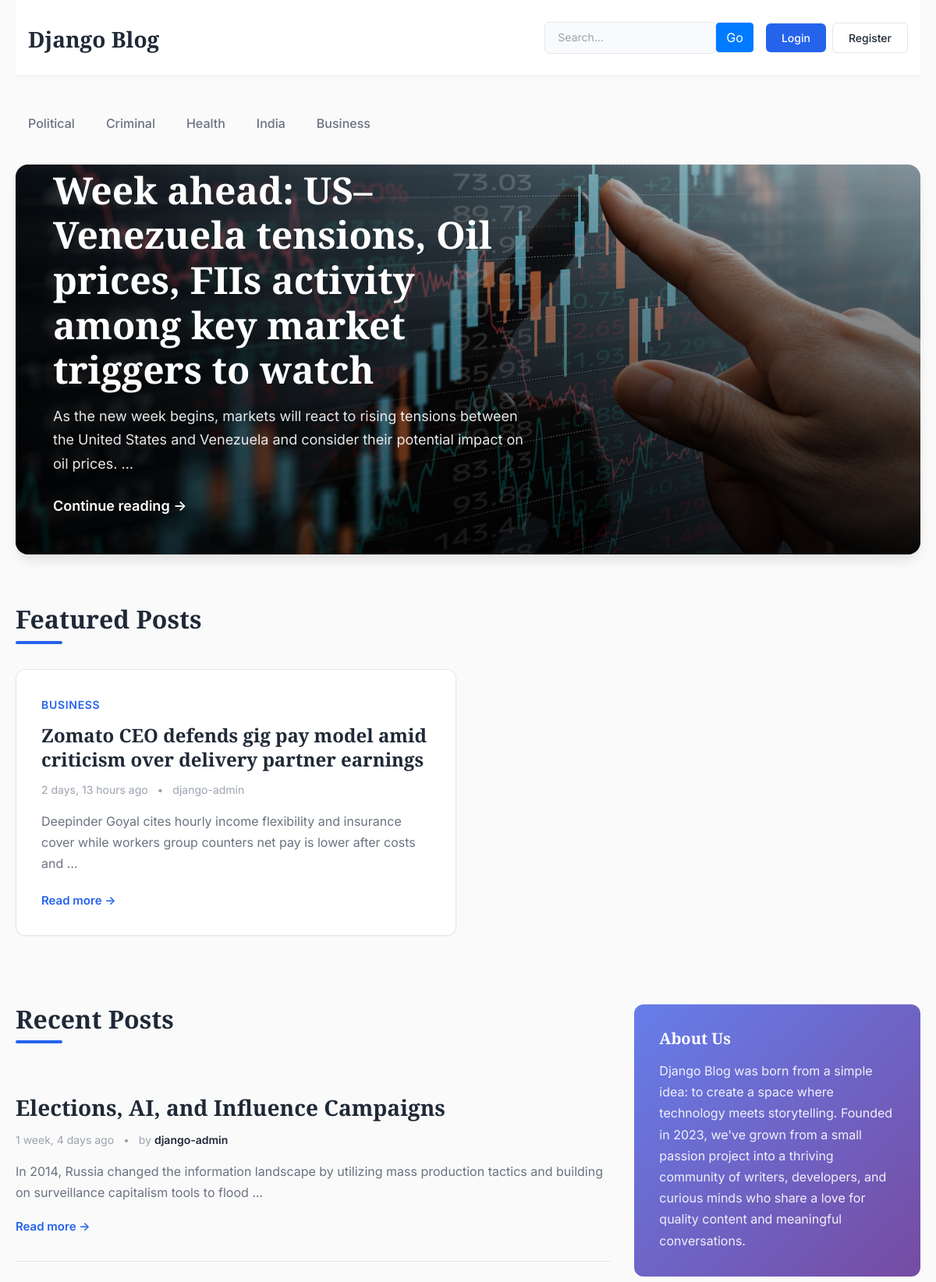
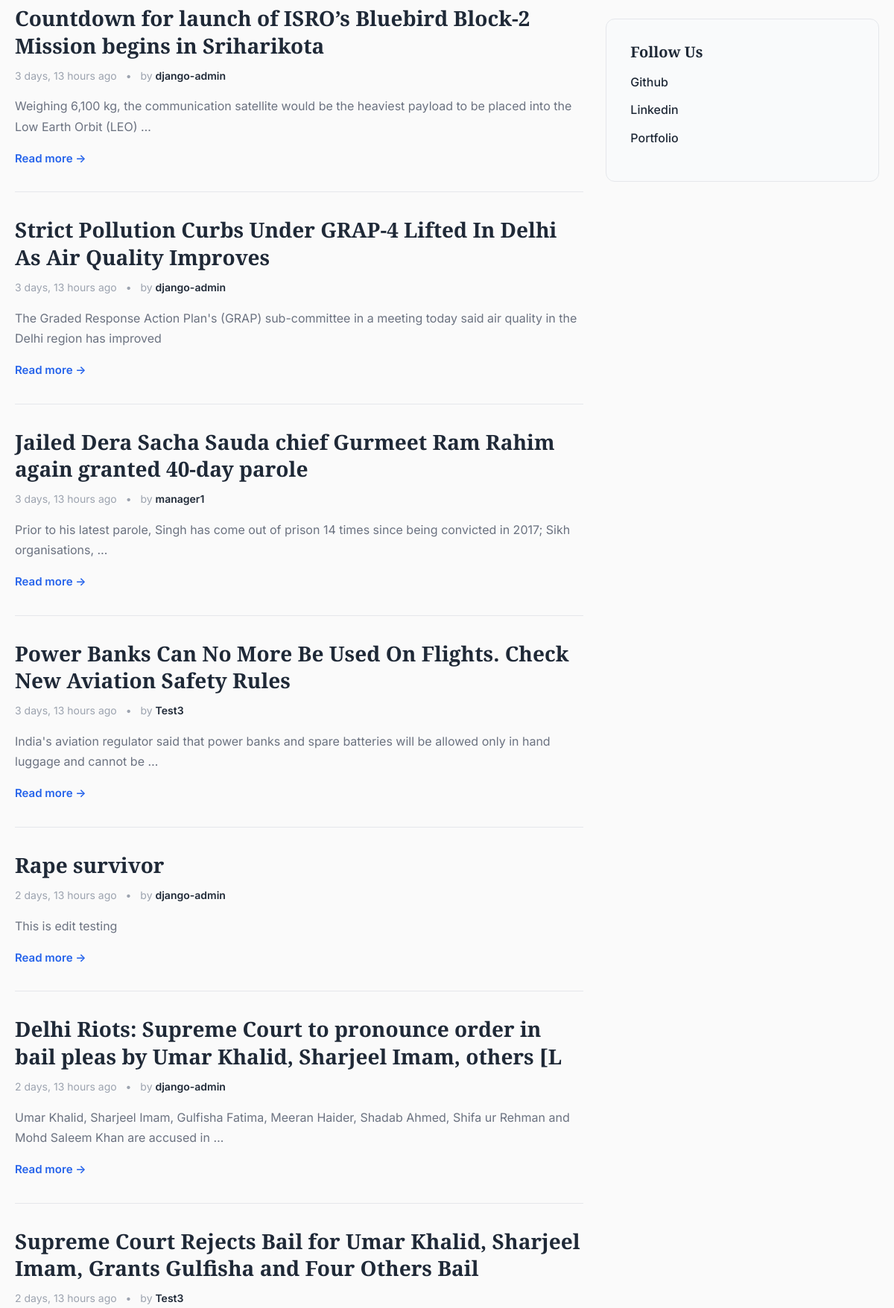
The page / (upper part) on the database its author committed (2 pictures, top to bottom).
### blogs/models.py (models this page shows, shortened)
class Category(models.Model):
    category_name = models.CharField(max_length = 15, unique=True)
    created_at = models.DateTimeField(auto_now_add=True)
    updated_at = models.DateField(auto_now=True)
    class Meta:
        verbose_name_plural = 'categories'
    def __str__(self):
        return self.category_name

class Blog(models.Model):
    title = models.CharField(max_length=100)
    slug = models.SlugField(max_length=150, unique=True, blank=True)
    category = models.ForeignKey(Category, on_delete=models.CASCADE)
    author = models.ForeignKey(User, on_delete=models.CASCADE)
    featured_image = models.ImageField(upload_to='uploads/%Y/%m/%d')
    short_description = models.TextField(max_length=500)
    blog_body = models.TextField(max_length=2000)
    status = models.CharField(max_length=15, choices=STATUS_CHOICES, default="Draft")
    is_featured = models.BooleanField(default=False)
    created_at = models.DateTimeField(auto_now_add=True)
    updated_at = models.DateField(auto_now=True)

### about/models.py (models this page shows, shortened)
class About(models.Model):
    heading = models.CharField(max_length=50)
    body = models.TextField(max_length=500)
    created_at = models.DateTimeField(auto_now_add=True)
    updated_at = models.DateField(auto_now=True)
    class Meta:
        verbose_name_plural = 'about'

class Follow(models.Model):
    platform_name = models.CharField(max_length=20)
    platform_link = models.URLField(max_length=200, blank=True, null=True)
    created_at = models.DateTimeField(auto_now_add=True)
    updated_at = models.DateField(auto_now=True)
    class Meta:
        verbose_name_plural = 'follow'

### blog_main/views.py (the view)
# urls.py: 2. Add a URL to urlpatterns:  path('', views.home, name='home')
def home(request):
    categories = models.Category.objects.all()
    featured_posts = models.Blog.objects.filter(is_featured = True, status='Published').order_by('updated_at')
    recent_posts = models.Blog.objects.filter(is_featured = False, status='Published').order_by('updated_at')
    about = About.objects.get()
    follow = Follow.objects.all()
    context = {
        'categories' : categories,
        'featured_posts' : featured_posts,
        'recent_posts' : recent_posts,
        'about' : about,
        'follow' : follow
    }
    return render(request, 'home.html', context)

### blogs/context_processors.py (called while the page is built)
def get_categories(request):
    categories = models.Category.objects.all()
    return dict(categories=categories)

### templates/home.html (shortened to what this page needs)
{% extends "base.html" %}
{% block content %}
    <main role="main" class="container p-0">
        {% for feature in featured_posts %}
        {% if forloop.first %}
        <div class="featured-hero" style="background-image: url({{ feature.featured_image.url }});">
          <div class="featured-overlay"></div>
          <div class="featured-content">
            <h1 class="featured-title">{{ feature.title }}</h1>
            <p class="featured-description">{{ feature.short_description | truncatewords:25 }}</p>
            <a href="{% url 'blog' feature.slug %}" class="btn-continue">Continue reading →</a>
          </div>
        </div>
        {% endif %}
        {% endfor %}
        <section class="featured-section">
          <h2 class="section-title">Featured Posts</h2>
          <div class="row">
            {% for feature in featured_posts %}
            {% if not forloop.first %}
            <div class="col-md-6 mb-4">
              <div class="post-card">
                <div class="post-card-body">
                  <span class="post-category">{{feature.category}}</span>
                  <h3 class="post-title">{{feature.title}}</h3>
                  <div class="post-meta">
                    <span>{{feature.updated_at | timesince}} ago</span>
                    <span class="meta-separator">•</span>
                    <span>{{feature.author}}</span>
                  </div>
                  <p class="post-excerpt">{{feature.short_description | truncatewords:20}}</p>
                  <a href="{% url 'blog' feature.slug %}" class="read-more">Read more →</a>
                </div>
              </div>
            </div>
            {% endif %}
            {% endfor %}
          </div>
        </section>
        <div class="row mt-5">
          <div class="col-md-8 blog-main">
            <section class="recent-posts">
              <h2 class="section-title">Recent Posts</h2>
              {% for recent in recent_posts %}
              <article class="recent-post-item">
                <h3 class="recent-post-title">{{recent.title}}</h3>
                <div class="post-meta">
                  <span>{{recent.updated_at | timesince}} ago</span>
                  <span class="meta-separator">•</span>
                  <span>by <a href="#" class="author-link">{{recent.author}}</a></span>
                </div>
                <p class="recent-post-excerpt">{{recent.short_description | truncatewords:20}}</p>
                <a href="{% url 'blog' recent.slug%}" class="read-more">Read more →</a>
              </article>
              {% endfor %}
            </section>
          </div>
          <aside class="col-md-4 blog-sidebar">
            <div class="sidebar-card about-card">
              <h4 class="sidebar-title">{{ about.heading }}</h4>
              <p class="sidebar-text">
                {{ about.body }}
              </p>
            </div>
            <div class="sidebar-card social-card">
              <h4 class="sidebar-title">Follow Us</h4>
                <ul class="social-links">
                  {% for f in follow %}
                  <li>
                    <a href="{{ f.platform_link }}" class="social-link">{{f.platform_name}}</a>
                  </li>
                  {% endfor %}
                </ul>
            </div>
          </aside>
        </div>
      </main>
    </div>
{% endblock %}

### templates/base.html (shortened to what this page needs)
{% load static %}
<!DOCTYPE html>
<html lang="en">
  <head>
    <link
      href="https://getbootstrap.com/docs/4.0/dist/css/bootstrap.min.css"
      rel="stylesheet"
    />
    <link
      rel="stylesheet"
      href="https://cdnjs.cloudflare.com/ajax/libs/font-awesome/6.0.0/css/all.min.css"
    />
    <link href="{% static 'css/blog.css' %}" rel="stylesheet" />
  </head>
  <body>
    <div class="container">
      <header class="blog-header py-4 px-3">
        <div class="row flex-nowrap justify-content-between align-items-center">
          <div class="col-4 pt-1">
            <a class="blog-header-logo" href="/">Django Blog</a>
          </div>
          <div class="col-8 d-flex justify-content-end align-items-center">
            <div class="header-search-wrapper mr-3">
              <form
                action="{% url 'search' %}"
                method="GET"
                class="header-search-form"
              >
                <input
                  type="text"
                  name="keyword"
                  class="header-search-input"
                  placeholder="Search..."
                  ˝
                  value="{{ request.GET.keyword }}"
                />
                <button type="submit" class="btn btn-primary">Go</button>
              </form>
            </div>
            {% if not user.is_authenticated %}
            <a class="btn btn-sm btn-login mr-2" href="{% url 'login' %}"
              >Login</a
            >
            <a class="btn btn-sm btn-register" href="{% url 'register' %}"
              >Register</a
            >
            {% endif %}
          </div>
        </div>
      </header>
      <div class="nav-scroller py-2 mb-4">
        <nav class="nav d-flex justify-content-start category-nav">
          {% for category in categories %}
          <a
            class="category-link"
            href="{% url 'posts_by_category' category.id %}"
            >{{ category.category_name }}</a
          >
          {% endfor %}
        </nav>
      </div>
      {% block content %}Content{% endblock %}
  </body>
</html>

### rows shown on the page
Category: category_name "Political"
Category: category_name "Criminal"
Category: category_name "Health"
Category: category_name "India"
Category: category_name "Business"
Blog: featured_image (picture), title "Week ahead: US–Venezuela tensions, Oil prices, FIIs activity among key market triggers to watch", short_description "As the new week begins, markets will react to rising tensions between the United States and Venezuela and consider their potential impact on oil prices. …"
Blog: category "BUSINESS", title "Zomato CEO defends gig pay model amid criticism over delivery partner earnings", updated_at "2 days, 13 hours", author "django-admin", short_description "Deepinder Goyal cites hourly income flexibility and insurance cover while workers group counters net pay is lower after costs and …"
Blog: title "Elections, AI, and Influence Campaigns", updated_at "1 week, 4 days", author "django-admin", short_description "In 2014, Russia changed the information landscape by utilizing mass production tactics and building on surveillance capitalism tools to flood …"
Blog: title "Countdown for launch of ISRO’s Bluebird Block-2 Mission begins in Sriharikota", updated_at "3 days, 13 hours", author "django-admin", short_description "Weighing 6,100 kg, the communication satellite would be the heaviest payload to be placed into the Low Earth Orbit (LEO) …"
Blog: title "Strict Pollution Curbs Under GRAP-4 Lifted In Delhi As Air Quality Improves", updated_at "3 days, 13 hours", author "django-admin", short_description "The Graded Response Action Plan's (GRAP) sub-committee in a meeting today said air quality in the Delhi region has improved"
Blog: title "Jailed Dera Sacha Sauda chief Gurmeet Ram Rahim again granted 40-day parole", updated_at "3 days, 13 hours", author "manager1", short_description "Prior to his latest parole, Singh has come out of prison 14 times since being convicted in 2017; Sikh organisations, …"
Blog: title "Power Banks Can No More Be Used On Flights. Check New Aviation Safety Rules", updated_at "3 days, 13 hours", author "Test3", short_description "India's aviation regulator said that power banks and spare batteries will be allowed only in hand luggage and cannot be …"
Blog: title "Rape survivor", updated_at "2 days, 13 hours", author "django-admin", short_description "This is edit testing"
Blog: title "Delhi Riots: Supreme Court to pronounce order in bail pleas by Umar Khalid, Sharjeel Imam, others [L", updated_at "2 days, 13 hours", author "django-admin", short_description "Umar Khalid, Sharjeel Imam, Gulfisha Fatima, Meeran Haider, Shadab Ahmed, Shifa ur Rehman and Mohd Saleem Khan are accused in …"
Blog: title "Supreme Court Rejects Bail for Umar Khalid, Sharjeel Imam, Grants Gulfisha and Four Others Bail", updated_at "2 days, 13 hours", author "Test3"
About: heading "About Us", body "Django Blog was born from a simple idea: to create a space where technology meets storytelling. Founded in 2023, we've grown from a small passion project into a thriving community of writers, developers, and curious minds who share a love for quality content and meaningful conversations."
Follow: platform_name "Github"
Follow: platform_name "Linkedin"
Follow: platform_name "Portfolio"
